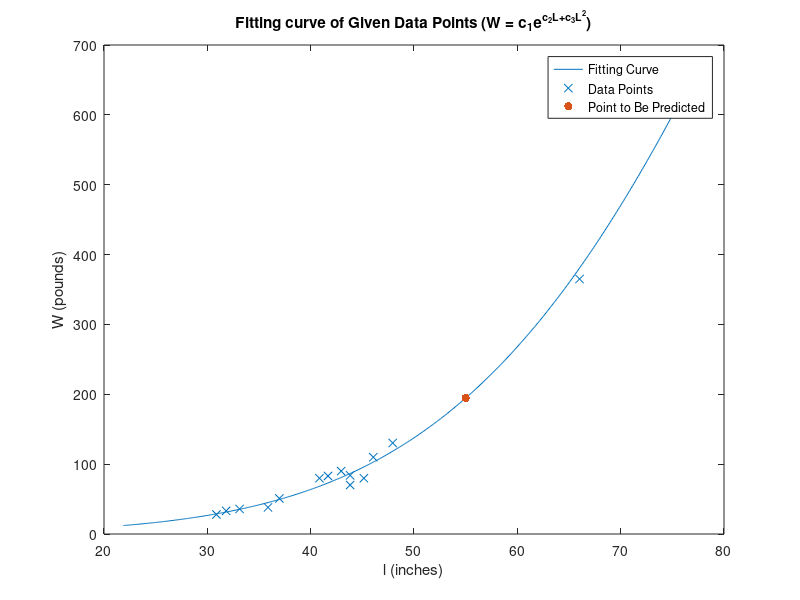

Recreate this plot in MATLAB.
function [err, pred] = final_XX() 
    % this function plot the fitting curve and the given data points,
    % and returns: 
    % 1. err - the square root of the average of the squared residual
    % 2. pred - the predicted weight of an alligator that has a snout length of 55 inches
    % as said in note.pdf, the model we choose is of the form
    %  W = c1 exp (c2 L + c3 L^2)

    Ls = [47.94; 36.97; 75.94; 30.88; 45.15; 46.06; 31.82; 42.95; 
        33.12; 35.87; 66.02; 43.82; 40.85; 41.68; 43.82];
    Ws = [130.32; 50.91; 639.06; 27.94; 79.84; 109.95; 33.12; 90.02; 
        35.87; 38.09; 365.03; 83.93; 79.84; 83.10; 70.11];
    n = length(Ls);

    % solve
    A = [ones(n, 1), Ls, Ls .^ 2];
    b = log(Ws);
    
    cs = A \ b;
    cs(1) = exp(cs(1));
    
    f = @(x) cs(1) .* exp(cs(2) .* x + cs(3) .* x .^ 2);
    hat_Ws = f(Ls);
    
    % residual
    err = sqrt(sum((hat_Ws - Ws) .^ 2) / n);
    
    % plot
    xs = (min(Ls) - 9:0.1:max(Ls) + 1)';
    ws = f(xs);
    figure;
    plot(xs, ws); % fitting curve
    hold on;
    scatter(Ls, Ws, 'Marker', 'x'); % data points
    scatter(55, f(55), 'filled'); % data points
    legend("Fitting Curve", "Data Points", "Point to Be Predicted", 'Location', 'best')
    xlabel("l (inches)")
    ylabel("W (pounds)")
    title("Fitting curve of Given Data Points (W = c_1e^{c_2L+c_3L^2})")
    hold off

    % predict
    pred = f(55);
end
